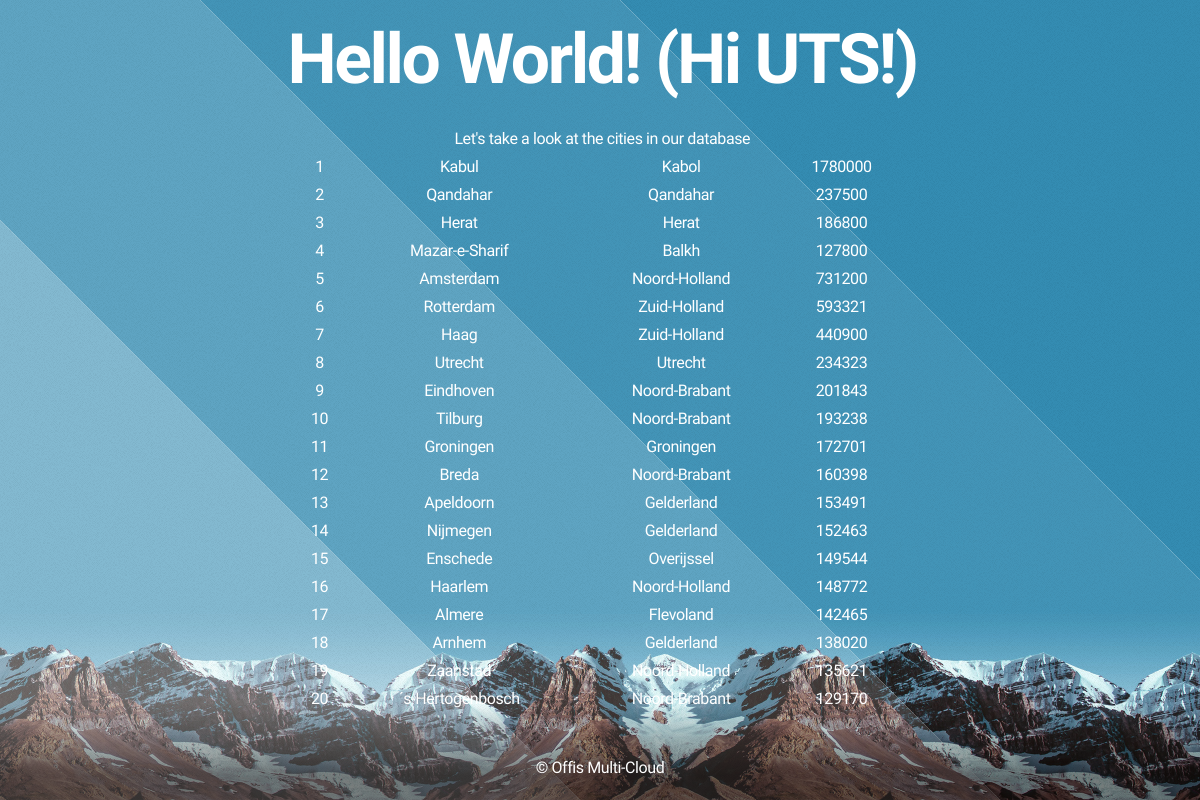
The page / on the database its author committed.
### tables this page shows
CREATE TABLE `city` (
  `ID` INT(11) NOT NULL AUTO_INCREMENT,
  `Name` CHAR(35) NOT NULL DEFAULT '',
  `CountryCode` CHAR(3) NOT NULL DEFAULT '',
  `District` CHAR(20) NOT NULL DEFAULT '',
  `Population` INT(11) NOT NULL DEFAULT '0',
  PRIMARY KEY (`ID`),
  KEY `CountryCode` (`CountryCode`),
  CONSTRAINT `city_ibfk_1` FOREIGN KEY (`CountryCode`) REFERENCES `country` (`Code`)
);

### index.php (the view, shortened to what this page needs)
    <!DOCTYPE html>
    <html lang="en">
    <head>
        <link rel="stylesheet" href="assets/css/main.css" />
    </head>
    <body class="loading">
        <div id="wrapper">
            <div id="overlay"></div>
            <div id="main">
                <header id="header">
                    <h1>Hello World! (Hi UTS!)</h1>
                    <div style="padding: 30px; margin: 0 auto;">
                        <h2>Let's take a look at the cities in our database</h2>
                        <?php
                            $servername = "localhost";
                            $username = "root";
                            $password = "root";
                            $dbname = "demo_app";
                            $conn = new mysqli($servername, $username, $password, $dbname);
                            $sql = "SELECT * FROM city LIMIT 20";
                            $result = $conn->query($sql);
                            if ($result->num_rows > 0) {
                                echo '<table style="width:600px; margin:0 auto;" cellspacing="3" cellpadding="3" border="1">';
                                echo '<tbody>';
                                while($row = $result->fetch_assoc()) {
                                    echo "<tr>";
                                    echo "<td>" . $row["ID"] . "</td>";
                                    echo "<td>" . $row["Name"] . "</td>";
                                    echo "<td>" . $row["District"] . "</td>";
                                    echo "<td>" . $row["Population"] . "</td>";
                                    echo "</tr>";
                                }
                                echo '</tbody>';
                                echo '</table>';
                            } else {
                                echo "The database is empty!";
                            }
                        ?>
                    </div>
                </header>
                <footer id="footer">
                    <span class="copyright">
                        <p>&copy; Offis Multi-Cloud</p>
                    </span>
                </footer>
            </div>
        </div>
    </body>
</html>

### assets/css/main.css (style rules this page uses)
html, body, div, span, applet, object, iframe, h1, h2, h3, h4, h5, h6, p, blockquote, pre, a, abbr, acronym, address, big, cite, code, del, dfn, em, img, ins, kbd, q, s, samp, small, strike, strong, sub, sup, tt, var, b, u, i, center, dl, dt, dd, ol, ul, li, fieldset, form, label, legend, table, caption, tbody, tfoot, thead, tr, th, td, article, aside, canvas, details, embed, figure, figcaption, footer, header, hgroup, menu, nav, output, ruby, section, summary, time, mark, audio, video { margin: 0; padding: 0; border: 0; font-size: 100%; font: inherit; vertical-align: baseline; }
article, aside, details, figcaption, figure, footer, header, hgroup, menu, nav, section { display: block; }
body { line-height: 1; }
table { border-collapse: collapse; border-spacing: 0; }
body { -webkit-text-size-adjust: none; }
*, *:before, *:after { -moz-box-sizing: border-box; -webkit-box-sizing: border-box; box-sizing: border-box; }
body, input, select, textarea { color: #fff; font-family: 'Source Sans Pro', sans-serif; font-size: 15pt; font-weight: 300 !important; letter-spacing: -0.025em; line-height: 1.75em; }
body { background: #fff; overflow: hidden; }
#wrapper { -moz-animation: wrapper 3s forwards; -webkit-animation: wrapper 3s forwards; -ms-animation: wrapper 3s forwards; animation: wrapper 3s forwards; height: 100%; left: 0; opacity: 0; position: fixed; top: 0; width: 100%; }
#overlay { -moz-animation: overlay 1.5s 1.5s forwards; -webkit-animation: overlay 1.5s 1.5s forwards; -ms-animation: overlay 1.5s 1.5s forwards; animation: overlay 1.5s 1.5s forwards; background-attachment: fixed, fixed; background-image: url("images/overlay-pattern.png"), url("images/overlay.svg"); background-position: top left, center center; background-repeat: repeat, no-repeat; background-size: auto, cover; height: 100%; left: 0; opacity: 0; position: fixed; top: 0; width: 100%; }
#main { height: 100%; left: 0; position: fixed; text-align: center; top: 0; width: 100%; }
#main:before { content: ''; display: inline-block; height: 100%; margin-right: 0; vertical-align: middle; width: 1px; }
#header { -moz-animation: header 1s 2.25s forwards; -webkit-animation: header 1s 2.25s forwards; -ms-animation: header 1s 2.25s forwards; animation: header 1s 2.25s forwards; -moz-backface-visibility: hidden; -webkit-backface-visibility: hidden; -ms-backface-visibility: hidden; backface-visibility: hidden; -moz-transform: translate3d(0,0,0); -webkit-transform: translate3d(0,0,0); -ms-transform: translate3d(0,0,0); transform: translate3d(0,0,0); cursor: default; display: inline-block; opacity: 0; position: relative; text-align: center; top: -1em; vertical-align: middle; width: 90%; }
#header h1 { font-size: 4.35em; font-weight: 900; letter-spacing: -0.035em; line-height: 1em; }
#footer { background-image: -moz-linear-gradient(top, rgba(0,0,0,0), rgba(0,0,0,0.5) 75%); background-image: -webkit-linear-gradient(top, rgba(0,0,0,0), rgba(0,0,0,0.5) 75%); background-image: -ms-linear-gradient(top, rgba(0,0,0,0), rgba(0,0,0,0.5) 75%); background-image: linear-gradient(top, rgba(0,0,0,0), rgba(0,0,0,0.5) 75%); bottom: 0; cursor: default; height: 6em; left: 0; line-height: 8em; position: absolute; text-align: center; width: 100%; }
@media screen and (max-width: 1680px) { body, input, select, textarea { font-size: 13pt; } }
@media screen and (max-width: 1280px) { body, input, select, textarea { font-size: 12pt; } }

### rows shown on the page
city: ID "1", Name "Kabul", District "Kabol", Population "1780000"
city: ID "2", Name "Qandahar", District "Qandahar", Population "237500"
city: ID "3", Name "Herat", District "Herat", Population "186800"
city: ID "4", Name "Mazar-e-Sharif", District "Balkh", Population "127800"
city: ID "5", Name "Amsterdam", District "Noord-Holland", Population "731200"
city: ID "6", Name "Rotterdam", District "Zuid-Holland", Population "593321"
city: ID "7", Name "Haag", District "Zuid-Holland", Population "440900"
city: ID "8", Name "Utrecht", District "Utrecht", Population "234323"
city: ID "9", Name "Eindhoven", District "Noord-Brabant", Population "201843"
city: ID "10", Name "Tilburg", District "Noord-Brabant", Population "193238"
city: ID "11", Name "Groningen", District "Groningen", Population "172701"
city: ID "12", Name "Breda", District "Noord-Brabant", Population "160398"
city: ID "13", Name "Apeldoorn", District "Gelderland", Population "153491"
city: ID "14", Name "Nijmegen", District "Gelderland", Population "152463"
city: ID "15", Name "Enschede", District "Overijssel", Population "149544"
city: ID "16", Name "Haarlem", District "Noord-Holland", Population "148772"
city: ID "17", Name "Almere", District "Flevoland", Population "142465"
city: ID "18", Name "Arnhem", District "Gelderland", Population "138020"
city: ID "19", Name "Zaanstad", District "Noord-Holland", Population "135621"
city: ID "20", Name "´s-Hertogenbosch", District "Noord-Brabant", Population "129170"
